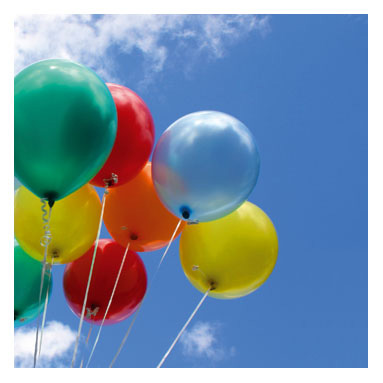
#> input picture COMP61342 Computer Vision/Practical Assignment/python_snippets/snippet_07/balloons.jpg, 383 x 383 px
$ python snippet_07.py
#> lines starting #> are read from the running program, lines starting #| are printed output that depends on the picture
# snippet_07.py
# -----------------------

"""
Python Code Snippets
Terence Morley, Department of Computer Science,
    The University of Manchester, Nov 2020

Purpose: Create and display an image histogram using matplotlib.
"""

import cv2
import sys
from matplotlib import pyplot as plt
import numpy as np

input_file = 'balloons.jpg'
img = cv2.imread(input_file, cv2.IMREAD_GRAYSCALE)
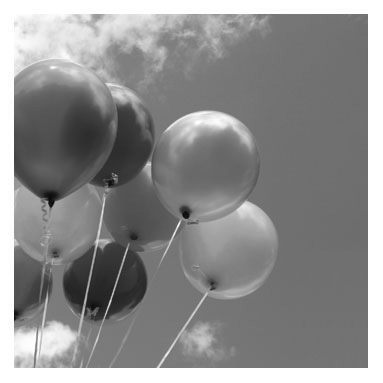
#> img: shape (383, 383); min 2, max 255, mean 142
#
# Check for success
if img is None:
    print('Failed to open', input_file)
    sys.exit()

# Calculate the histogram
hist = cv2.calcHist([img], [0], None, [256], [0, 256])
#> hist = 256 values, max 18284 at index 255, min 0 at index 0, mean 573
hist = hist.reshape(256)

# Plot histogram
plt.bar(np.linspace(0,255,256), hist)
plt.title('Histogram')
plt.ylabel('Frequency')
plt.xlabel('Grey Level')
plt.show()
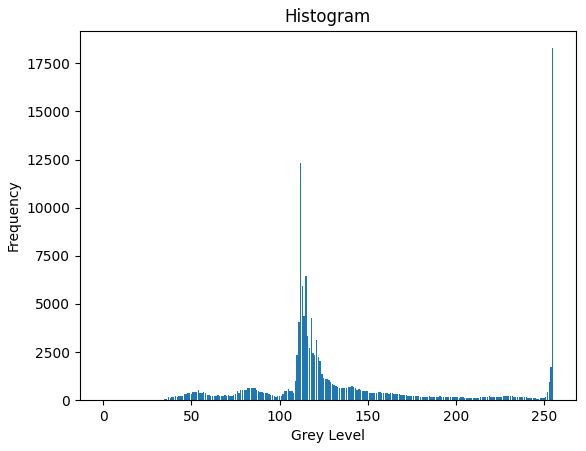
#> figure drawn by matplotlib, 1 panel; tallest bar 18284 high, from x = 254.6 to 255.4
